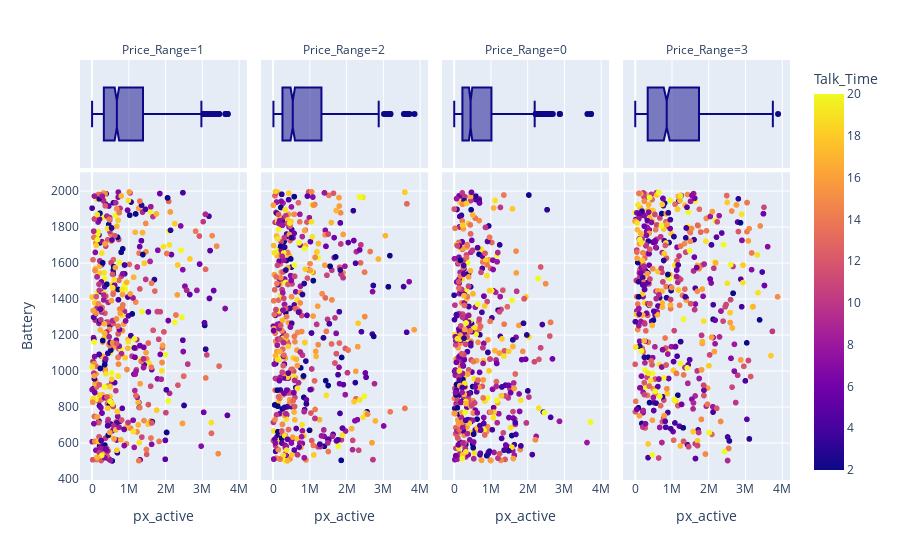

The notebook cell this image was saved under:
### Markdown cell above
### From above there a few things worth noting,

### Many higher priced phones have more than 2M active pixels as compared to the other categories which would mean that they either have a large screen size or a better resolution.
### In the low cost category there are a few phones with less battery life and very high talktime. 
### These could be the older mobile phones with keypad.
### As intuition suggests a few the higher priced phones have it all, more pixels, large battery size, a longer talktime and of course a higher price

### Code cell
temp = df
temp['px_active'] = (temp['Pixel_resolution_height'] * temp['Pixel_resolution_width'])
px.scatter(temp, x = 'px_active', color = 'Talk_Time', y = 'Battery', facet_col = 'Price_Range', marginal_x = 'box')

### Figure 1 — Plotly figure (JSON) as saved in the notebook; plotly's stock layout.template omitted (floating-point values rounded to 4 significant figures; data arrays with more than 128 entries replaced by an {"elided": "..."} marker saying what was removed)
{"data": [{"hovertemplate": "Price_Range=1<br>px_active=%{x}<br>Battery=%{y}<br>Talk_Time=%{marker.color}<extra></extra>", "legendgroup": "", "marker": {"color": {"elided": "762 int values"}, "coloraxis": "coloraxis", "symbol": "circle"}, "mode": "markers", "name": "", "showlegend": false, "type": "scattergl", "x": {"elided": "762 int values"}, "xaxis": "x", "y": {"elided": "762 int values"}, "yaxis": "y"}, {"alignmentgroup": "True", "hovertemplate": "Price_Range=1<br>px_active=%{x}<extra></extra>", "legendgroup": "", "marker": {"color": "#0d0887", "symbol": "circle"}, "name": "", "notched": true, "offsetgroup": "", "showlegend": false, "type": "box", "x": {"elided": "762 int values"}, "xaxis": "x5", "yaxis": "y5"}, {"hovertemplate": "Price_Range=2<br>px_active=%{x}<br>Battery=%{y}<br>Talk_Time=%{marker.color}<extra></extra>", "legendgroup": "", "marker": {"color": {"elided": "755 int values"}, "coloraxis": "coloraxis", "symbol": "circle"}, "mode": "markers", "name": "", "showlegend": false, "type": "scattergl", "x": {"elided": "755 int values"}, "xaxis": "x2", "y": {"elided": "755 int values"}, "yaxis": "y2"}, {"alignmentgroup": "True", "hovertemplate": "Price_Range=2<br>px_active=%{x}<extra></extra>", "legendgroup": "", "marker": {"color": "#0d0887", "symbol": "circle"}, "name": "", "notched": true, "offsetgroup": "", "showlegend": false, "type": "box", "x": {"elided": "755 int values"}, "xaxis": "x6", "yaxis": "y6"}, {"hovertemplate": "Price_Range=0<br>px_active=%{x}<br>Battery=%{y}<br>Talk_Time=%{marker.color}<extra></extra>", "legendgroup": "", "marker": {"color": {"elided": "752 int values"}, "coloraxis": "coloraxis", "symbol": "circle"}, "mode": "markers", "name": "", "showlegend": false, "type": "scattergl", "x": {"elided": "752 int values"}, "xaxis": "x3", "y": {"elided": "752 int values"}, "yaxis": "y3"}, {"alignmentgroup": "True", "hovertemplate": "Price_Range=0<br>px_active=%{x}<extra></extra>", "legendgroup": "", "marker": {"color": "#0d0887", "symbol": "circle"}, "name": "", "notched": true, "offsetgroup": "", "showlegend": false, "type": "box", "x": {"elided": "752 int values"}, "xaxis": "x7", "yaxis": "y7"}, {"hovertemplate": "Price_Range=3<br>px_active=%{x}<br>Battery=%{y}<br>Talk_Time=%{marker.color}<extra></extra>", "legendgroup": "", "marker": {"color": {"elided": "731 int values"}, "coloraxis": "coloraxis", "symbol": "circle"}, "mode": "markers", "name": "", "showlegend": false, "type": "scattergl", "x": {"elided": "731 int values"}, "xaxis": "x4", "y": {"elided": "731 int values"}, "yaxis": "y4"}, {"alignmentgroup": "True", "hovertemplate": "Price_Range=3<br>px_active=%{x}<extra></extra>", "legendgroup": "", "marker": {"color": "#0d0887", "symbol": "circle"}, "name": "", "notched": true, "offsetgroup": "", "showlegend": false, "type": "box", "x": {"elided": "731 int values"}, "xaxis": "x8", "yaxis": "y8"}], "layout": {"annotations": [{"font": {}, "showarrow": false, "text": "Price_Range=1", "x": 0.1175, "xanchor": "center", "xref": "paper", "y": 1, "yanchor": "bottom", "yref": "paper"}, {"font": {}, "showarrow": false, "text": "Price_Range=2", "x": 0.3725, "xanchor": "center", "xref": "paper", "y": 1, "yanchor": "bottom", "yref": "paper"}, {"font": {}, "showarrow": false, "text": "Price_Range=0", "x": 0.6275, "xanchor": "center", "xref": "paper", "y": 1, "yanchor": "bottom", "yref": "paper"}, {"font": {}, "showarrow": false, "text": "Price_Range=3", "x": 0.8825, "xanchor": "center", "xref": "paper", "y": 1, "yanchor": "bottom", "yref": "paper"}], "coloraxis": {"colorbar": {"title": {"text": "Talk_Time"}}, "colorscale": [[0, "#0d0887"], [0.1111, "#46039f"], [0.2222, "#7201a8"], [0.3333, "#9c179e"], [0.4444, "#bd3786"], [0.5556, "#d8576b"], [0.6667, "#ed7953"], [0.7778, "#fb9f3a"], [0.8889, "#fdca26"], [1, "#f0f921"]]}, "legend": {"tracegroupgap": 0}, "margin": {"t": 60}, "xaxis": {"anchor": "y", "domain": [0, 0.235], "title": {"text": "px_active"}}, "xaxis2": {"anchor": "y2", "domain": [0.255, 0.49], "matches": "x", "title": {"text": "px_active"}}, "xaxis3": {"anchor": "y3", "domain": [0.51, 0.745], "matches": "x", "title": {"text": "px_active"}}, "xaxis4": {"anchor": "y4", "domain": [0.765, 1.0], "matches": "x", "title": {"text": "px_active"}}, "xaxis5": {"anchor": "y5", "domain": [0, 0.235], "matches": "x", "showgrid": true, "showticklabels": false}, "xaxis6": {"anchor": "y6", "domain": [0.255, 0.49], "matches": "x", "showgrid": true, "showticklabels": false}, "xaxis7": {"anchor": "y7", "domain": [0.51, 0.745], "matches": "x", "showgrid": true, "showticklabels": false}, "xaxis8": {"anchor": "y8", "domain": [0.765, 1.0], "matches": "x", "showgrid": true, "showticklabels": false}, "yaxis": {"anchor": "x", "domain": [0, 0.7326], "title": {"text": "Battery"}}, "yaxis2": {"anchor": "x2", "domain": [0, 0.7326], "matches": "y", "showticklabels": false}, "yaxis3": {"anchor": "x3", "domain": [0, 0.7326], "matches": "y", "showticklabels": false}, "yaxis4": {"anchor": "x4", "domain": [0, 0.7326], "matches": "y", "showticklabels": false}, "yaxis5": {"anchor": "x5", "domain": [0.7426, 1], "matches": "y5", "showgrid": false, "showline": false, "showticklabels": false, "ticks": ""}, "yaxis6": {"anchor": "x6", "domain": [0.7426, 1], "matches": "y5", "showgrid": false, "showline": false, "showticklabels": false, "ticks": ""}, "yaxis7": {"anchor": "x7", "domain": [0.7426, 1], "matches": "y5", "showgrid": false, "showline": false, "showticklabels": false, "ticks": ""}, "yaxis8": {"anchor": "x8", "domain": [0.7426, 1], "matches": "y5", "showgrid": false, "showline": false, "showticklabels": false, "ticks": ""}}}
